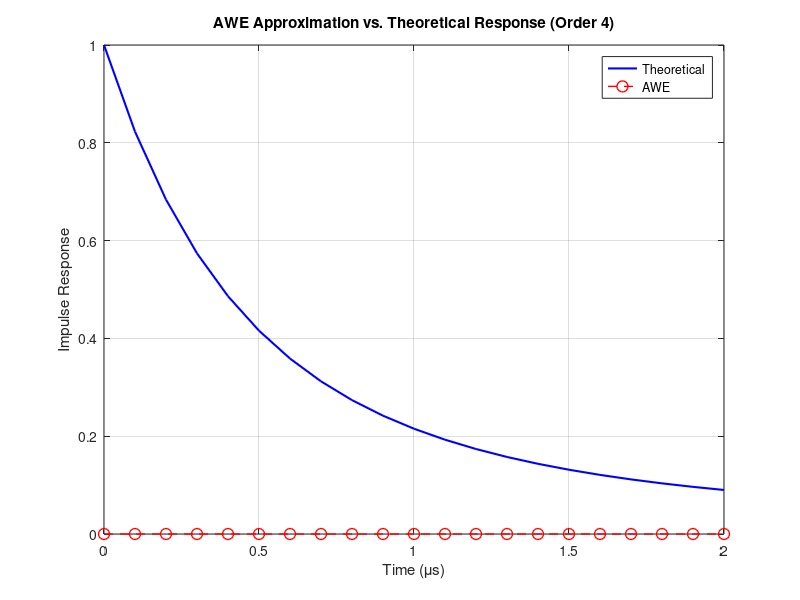

The MATLAB source for this figure:
clear all;
clc;

% Define state-space matrices (4th-order system)
A = [-2 1 0 0; 1 -2 1 0; 0 1 -2 1; 0 0 1 -1];
B = [1; 0; 0; 0];
C = [1; 0; 0; 0];
sys = ss(A, B, C', 0); % Direct term D = 0

% Time vector
t = 0:0.1:2; % Time steps (μs)

% Compute theoretical impulse response using MATLAB's `impulse`
[y_theory, t] = impulse(sys, t);

% ==================================================================
% Step 1: Compute Moments and Perform AWE to Extract Poles/Residues
% ==================================================================
q = size(A, 1); % System order (4)
num_moments = 2 * q; % Number of moments needed for AWE

% Initialize moments
moments = zeros(1, num_moments);
for i = 1:num_moments
    moments(i) = (-1)^i * C' * (A^(-i)) * B; % Moment calculation
end

% ==================================================================
% Step 2: Generalized AWE Approximation (Pole-Residue Extraction)
% ==================================================================
approx_order = 4; % Match system order for exact results

% Construct moment matrix and solve for denominator coefficients
moment_matrix = zeros(approx_order);
Vector_c = -moments(approx_order+1:2*approx_order)';

for i = 1:approx_order
    moment_matrix(i, :) = moments(i:i+approx_order-1);
end

b_matrix = moment_matrix \ Vector_c; % Solve for denominator coefficients
poles = roots([transpose(b_matrix) ,1]); % Poles of the system

% Compute residues using Vandermonde matrix
V = zeros(approx_order);
for i = 1:approx_order
    for j = 1:approx_order
        V(i, j) = 1 / poles(j)^(i-1);
    end
end

residues = V \ moments(1:approx_order)'; % Residues

% Ensure stability: Keep only left-half-plane poles
stable_poles = poles(real(poles) < 0);
stable_residues = residues(real(poles) < 0);

% ==================================================================
% Step 3: Recursive Convolution (Section V Integration Method)
% ==================================================================
% Initialize variables
y_awe = zeros(size(t));
dt = t(2) - t(1); % Time step
exp_terms = exp(stable_poles * dt); % Precompute exponentials

% State variables for each pole
state = zeros(length(stable_poles), 1);

% Recursive convolution loop
for n = 2:length(t)
    for i = 1:length(stable_poles)
        % Update state using Eq. (15)
        state(i) = stable_residues(i) * (1 - exp_terms(i)) * (n > 1) ... 
                  + exp_terms(i) * state(i);
    end
    y_awe(n) = sum(state); % Total response
end

% ==================================================================
% Step 4: Plot Results
% ==================================================================
figure;
plot(t, y_theory, 'b-', 'LineWidth', 1.5); hold on;
plot(t, y_awe, 'ro--', 'MarkerSize', 8, 'LineWidth', 1.0);
xlabel('Time (μs)');
ylabel('Impulse Response');
title('AWE Approximation vs. Theoretical Response (Order 4)');
legend('Theoretical', 'AWE');
grid on;